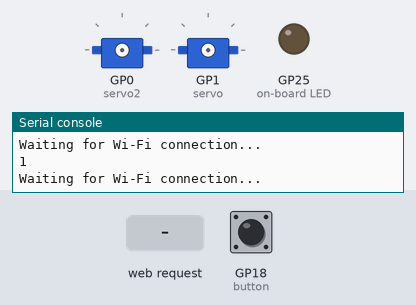
Bench run of a program on a simulated Raspberry Pi Pico running MicroPython. Parts: 2 × servo, output pins drawn as LEDs (lit = HIGH), the last lines printed to the serial console. Dashed ring = blinking. The test bench sets the inputs (shaded band); at power-on: GP18 (button) HIGH. WiFi joins after 1.5 s; servo angles are drawn from the pulse width (0.5 ms = 0°, 2.5 ms = 180°).

Above: at 1.2 s.
1.3 s: HTTP request GET /light/on received
At 2.95 s:
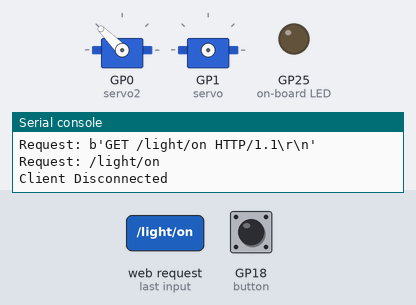
4.3 s: HTTP request GET /light/off received
At 5.9 s:
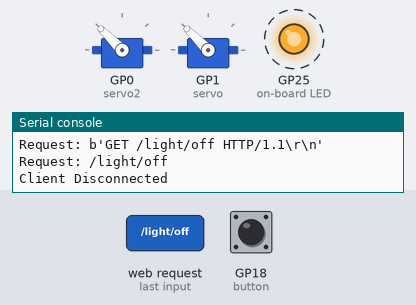
7.3 s: HTTP request GET /light/on received
At 7.8 s:
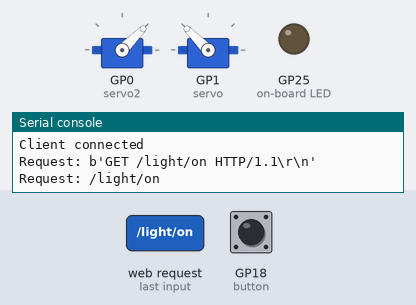
Timing chart, 0 to 16.3 s (numbered marks = the images above; inputs shaded):
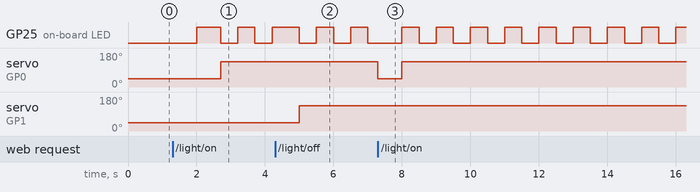

The program:

main.py
```python
import network
import asyncio
import socket
import time
from picozero import Servo, Button, pico_led
from machine import Pin

# Wi-Fi credentials
ssid = 'Your WiFi network name'
password = 'Your WiFi password'

# Initialize variables
state = "OFF"
servo = Servo(1)
servo2 = Servo(0)
button = Button(18)

# HTML template for the webpage
def webpage(random_value, state):
    html = f"""
        <!DOCTYPE html>
        <html>
        <head>
            <title>Smart Switch web server</title>
            <meta name="viewport" content="width=device-width, initial-scale=1">
        </head>
        <body>
            <h1>It works!</h1>
        </body>
        </html>
        """
    return str(html)

# Init Wi-Fi Interface
def init_wifi(ssid, password):
    wlan = network.WLAN(network.STA_IF)
    wlan.active(True)
    # Connect to your network
    wlan.connect(ssid, password)
    # Wait for Wi-Fi connection
    connection_timeout = 10
    while connection_timeout > 0:
        print(wlan.status())
        if wlan.status() >= 3:
            break
        connection_timeout -= 1
        print('Waiting for Wi-Fi connection...')
        time.sleep(1)
    # Check if connection is successful
    if wlan.status() != 3:
        print('Failed to connect to Wi-Fi')
        return False
    else:
        print('Connection successful!')
        network_info = wlan.ifconfig()
        print('IP address:', network_info[0])
        return True

# Asynchronous functio to handle client's requests
async def handle_client(reader, writer):
    global state
    global response

    print("Client connected")
    request_line = await reader.readline()
    print('Request:', request_line)

    # Skip HTTP request headers
    while await reader.readline() != b"\r\n":
        pass

    request = str(request_line, 'utf-8').split()[1]
    print('Request:', request)
    # Process the request and update variables
    if request == '/light/status':
        response = '{"POWER": "%s"}' % state
    elif request == '/light/on':
        servo2.min()
        time.sleep(0.7)
        servo2.max()
        state = "ON"
        response = '{"POWER": "%s"}' % state
    elif request == '/light/off':
        servo.min()
        time.sleep(0.7)
        servo.max()
        state = "OFF"
        response = '{"POWER": "%s"}' % state


    # Send the HTTP response and close the connection
    writer.write('HTTP/1.0 200 OK\r\nContent-type: text/html\r\n\r\n')
    writer.write(response)
    await writer.drain()
    await writer.wait_closed()
    print('Client Disconnected')


async def main():
    global state
    if not init_wifi(ssid, password):
        print('Exiting program.')
        return

    # Start the server and run the event loop
    print('Setting up server')
    server = asyncio.start_server(handle_client, "0.0.0.0", 80)
    asyncio.create_task(server)
    while True:
        # Add other tasks that you might need to do in the loop
        pico_led.toggle()
        await asyncio.sleep(0.5)
# Create an Event Loop
loop = asyncio.get_event_loop()
# Create a task to run the main function
loop.create_task(main())

try:
    # Run the event loop indefinitely
    loop.run_forever()
except Exception as e:
    print('Error occured: ', e)
except KeyboardInterrupt:
    print('Program Interrupted by the user')
```

Measured:
- after the input at 1.3 s, servo on GP0 (servo2): 45° → 135° after 1.4 s
- after the input at 4.3 s, servo on GP1 (servo): 45° → 135° after 0.70 s
- after the input at 7.3 s, servo on GP0 (servo2): 135° → 45° at once, → 135° 0.70 s later
- by itself, GP25 (on-board LED): alternates HIGH for 0.50 s and LOW for 0.50 s
